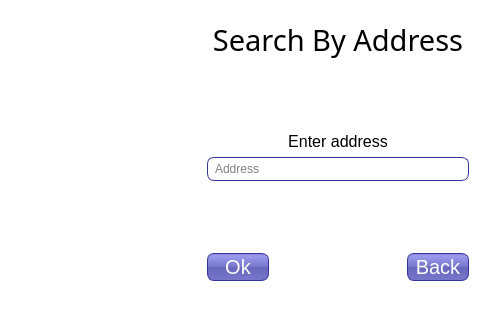
<?xml version="1.0" encoding="UTF-8"?>
<ui version="4.0">
 <class>Dialog</class>
 <widget class="QDialog" name="Dialog">
  <property name="geometry">
   <rect>
    <x>0</x>
    <y>0</y>
    <width>502</width>
    <height>312</height>
   </rect>
  </property>
  <property name="sizePolicy">
   <sizepolicy hsizetype="MinimumExpanding" vsizetype="MinimumExpanding">
    <horstretch>0</horstretch>
    <verstretch>0</verstretch>
   </sizepolicy>
  </property>
  <property name="minimumSize">
   <size>
    <width>502</width>
    <height>300</height>
   </size>
  </property>
  <property name="palette">
   <palette>
    <active>
     <colorrole role="Button">
      <brush brushstyle="SolidPattern">
       <color alpha="255">
        <red>255</red>
        <green>255</green>
        <blue>255</blue>
       </color>
      </brush>
     </colorrole>
     <colorrole role="Base">
      <brush brushstyle="SolidPattern">
       <color alpha="255">
        <red>255</red>
        <green>255</green>
        <blue>255</blue>
       </color>
      </brush>
     </colorrole>
     <colorrole role="Window">
      <brush brushstyle="SolidPattern">
       <color alpha="255">
        <red>255</red>
        <green>255</green>
        <blue>255</blue>
       </color>
      </brush>
     </colorrole>
    </active>
    <inactive>
     <colorrole role="Button">
      <brush brushstyle="SolidPattern">
       <color alpha="255">
        <red>255</red>
        <green>255</green>
        <blue>255</blue>
       </color>
      </brush>
     </colorrole>
     <colorrole role="Base">
      <brush brushstyle="SolidPattern">
       <color alpha="255">
        <red>255</red>
        <green>255</green>
        <blue>255</blue>
       </color>
      </brush>
     </colorrole>
     <colorrole role="Window">
      <brush brushstyle="SolidPattern">
       <color alpha="255">
        <red>255</red>
        <green>255</green>
        <blue>255</blue>
       </color>
      </brush>
     </colorrole>
    </inactive>
    <disabled>
     <colorrole role="Button">
      <brush brushstyle="SolidPattern">
       <color alpha="255">
        <red>255</red>
        <green>255</green>
        <blue>255</blue>
       </color>
      </brush>
     </colorrole>
     <colorrole role="Base">
      <brush brushstyle="SolidPattern">
       <color alpha="255">
        <red>255</red>
        <green>255</green>
        <blue>255</blue>
       </color>
      </brush>
     </colorrole>
     <colorrole role="Window">
      <brush brushstyle="SolidPattern">
       <color alpha="255">
        <red>255</red>
        <green>255</green>
        <blue>255</blue>
       </color>
      </brush>
     </colorrole>
    </disabled>
   </palette>
  </property>
  <property name="windowTitle">
   <string>Dialog</string>
  </property>
  <property name="styleSheet">
   <string notr="true">#Dialog{
background-image: url(C:/Python27/ICPMS/search4.png);
background-repeat:no repeat;
background-position:left;
background-color:white;
}
QPushButton{
color: white;
background-color: QLinearGradient( x1: 0, y1: 0, x2: 0, y2: 1, stop: 0 #88d, stop: 0.1 #99e, stop: 0.49 #77c, stop: 0.5 #66b, stop: 1 #77c);
border-width: 1px;
border-color: #339;
border-style: solid;
border-radius: 7;
padding: 3px;
font-size: 20px;
padding-left: 5px;
padding-right: 5px;
min-width: 50px;
max-width: 50px;
min-height: 18px;
max-height: 20px;}

QLineEdit{
border-width: 1px;
border-color: #339;
border-style: solid;
border-radius: 7;
padding: 3px;
padding-left: 5px;
padding-right: 5px;
}

</string>
  </property>
  <widget class="QWidget" name="">
   <property name="geometry">
    <rect>
     <x>180</x>
     <y>0</y>
     <width>316</width>
     <height>301</height>
    </rect>
   </property>
   <layout class="QVBoxLayout" name="verticalLayout">
    <item>
     <spacer name="horizontalSpacer_4">
      <property name="orientation">
       <enum>Qt::Horizontal</enum>
      </property>
      <property name="sizeHint" stdset="0">
       <size>
        <width>40</width>
        <height>20</height>
       </size>
      </property>
     </spacer>
    </item>
    <item>
     <widget class="QLabel" name="label">
      <property name="font">
       <font>
        <family>NEOTERIQUE</family>
        <pointsize>22</pointsize>
       </font>
      </property>
      <property name="text">
       <string>Search By Address</string>
      </property>
      <property name="alignment">
       <set>Qt::AlignCenter</set>
      </property>
     </widget>
    </item>
    <item>
     <layout class="QGridLayout" name="gridLayout">
      <item row="0" column="1">
       <spacer name="verticalSpacer_2">
        <property name="orientation">
         <enum>Qt::Vertical</enum>
        </property>
        <property name="sizeHint" stdset="0">
         <size>
          <width>20</width>
          <height>40</height>
         </size>
        </property>
       </spacer>
      </item>
      <item row="5" column="2">
       <widget class="QPushButton" name="pushButton_2">
        <property name="text">
         <string>Back</string>
        </property>
       </widget>
      </item>
      <item row="1" column="1" colspan="2">
       <widget class="QLabel" name="label_2">
        <property name="font">
         <font>
          <pointsize>12</pointsize>
         </font>
        </property>
        <property name="text">
         <string>Enter address</string>
        </property>
        <property name="alignment">
         <set>Qt::AlignCenter</set>
        </property>
       </widget>
      </item>
      <item row="5" column="1">
       <widget class="QPushButton" name="pushButton">
        <property name="text">
         <string>Ok</string>
        </property>
       </widget>
      </item>
      <item row="6" column="1">
       <spacer name="horizontalSpacer">
        <property name="orientation">
         <enum>Qt::Horizontal</enum>
        </property>
        <property name="sizeHint" stdset="0">
         <size>
          <width>40</width>
          <height>20</height>
         </size>
        </property>
       </spacer>
      </item>
      <item row="4" column="1">
       <spacer name="verticalSpacer">
        <property name="orientation">
         <enum>Qt::Vertical</enum>
        </property>
        <property name="sizeHint" stdset="0">
         <size>
          <width>20</width>
          <height>40</height>
         </size>
        </property>
       </spacer>
      </item>
      <item row="3" column="1" colspan="2">
       <widget class="QLineEdit" name="lineEdit">
        <property name="sizePolicy">
         <sizepolicy hsizetype="Expanding" vsizetype="Fixed">
          <horstretch>0</horstretch>
          <verstretch>0</verstretch>
         </sizepolicy>
        </property>
        <property name="styleSheet">
         <string notr="true">width:250px</string>
        </property>
        <property name="placeholderText">
         <string>Address</string>
        </property>
       </widget>
      </item>
      <item row="5" column="0">
       <spacer name="horizontalSpacer_2">
        <property name="orientation">
         <enum>Qt::Horizontal</enum>
        </property>
        <property name="sizeHint" stdset="0">
         <size>
          <width>40</width>
          <height>20</height>
         </size>
        </property>
       </spacer>
      </item>
      <item row="5" column="3">
       <spacer name="horizontalSpacer_3">
        <property name="orientation">
         <enum>Qt::Horizontal</enum>
        </property>
        <property name="sizeHint" stdset="0">
         <size>
          <width>40</width>
          <height>20</height>
         </size>
        </property>
       </spacer>
      </item>
     </layout>
    </item>
   </layout>
  </widget>
  <zorder>lineEdit</zorder>
  <zorder>label</zorder>
  <zorder>pushButton</zorder>
  <zorder>pushButton_2</zorder>
  <zorder>label_2</zorder>
  <zorder></zorder>
 </widget>
 <resources/>
 <connections/>
</ui>
